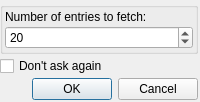
<?xml version="1.0" encoding="UTF-8"?>
<ui version="4.0">
 <class>UpdateEntriesDialog</class>
 <widget class="QDialog" name="UpdateEntriesDialog">
  <property name="geometry">
   <rect>
    <x>0</x>
    <y>0</y>
    <width>200</width>
    <height>102</height>
   </rect>
  </property>
  <property name="windowTitle">
   <string>Select update type</string>
  </property>
  <layout class="QGridLayout" name="gridLayout_2">
   <property name="leftMargin">
    <number>0</number>
   </property>
   <property name="topMargin">
    <number>2</number>
   </property>
   <property name="rightMargin">
    <number>2</number>
   </property>
   <property name="bottomMargin">
    <number>2</number>
   </property>
   <property name="spacing">
    <number>2</number>
   </property>
   <item row="0" column="0">
    <widget class="QGroupBox" name="groupBox">
     <property name="title">
      <string/>
     </property>
     <layout class="QGridLayout" name="gridLayout">
      <property name="margin">
       <number>2</number>
      </property>
      <item row="0" column="0">
       <layout class="QVBoxLayout" name="verticalLayout">
        <property name="spacing">
         <number>2</number>
        </property>
        <item>
         <widget class="QLabel" name="label">
          <property name="text">
           <string>Number of entries to fetch:</string>
          </property>
         </widget>
        </item>
        <item>
         <widget class="QSpinBox" name="EntriesCount_">
          <property name="maximum">
           <number>10000</number>
          </property>
          <property name="value">
           <number>20</number>
          </property>
         </widget>
        </item>
       </layout>
      </item>
     </layout>
    </widget>
   </item>
   <item row="2" column="0">
    <widget class="QDialogButtonBox" name="buttonBox">
     <property name="orientation">
      <enum>Qt::Horizontal</enum>
     </property>
     <property name="standardButtons">
      <set>QDialogButtonBox::Cancel|QDialogButtonBox::Ok</set>
     </property>
    </widget>
   </item>
   <item row="1" column="0">
    <widget class="QCheckBox" name="UpdateAsk_">
     <property name="text">
      <string>Don't ask again</string>
     </property>
    </widget>
   </item>
  </layout>
 </widget>
 <resources/>
 <connections>
  <connection>
   <sender>buttonBox</sender>
   <signal>accepted()</signal>
   <receiver>UpdateEntriesDialog</receiver>
   <slot>accept()</slot>
   <hints>
    <hint type="sourcelabel">
     <x>224</x>
     <y>211</y>
    </hint>
    <hint type="destinationlabel">
     <x>157</x>
     <y>188</y>
    </hint>
   </hints>
  </connection>
  <connection>
   <sender>buttonBox</sender>
   <signal>rejected()</signal>
   <receiver>UpdateEntriesDialog</receiver>
   <slot>reject()</slot>
   <hints>
    <hint type="sourcelabel">
     <x>243</x>
     <y>217</y>
    </hint>
    <hint type="destinationlabel">
     <x>249</x>
     <y>188</y>
    </hint>
   </hints>
  </connection>
 </connections>
</ui>
